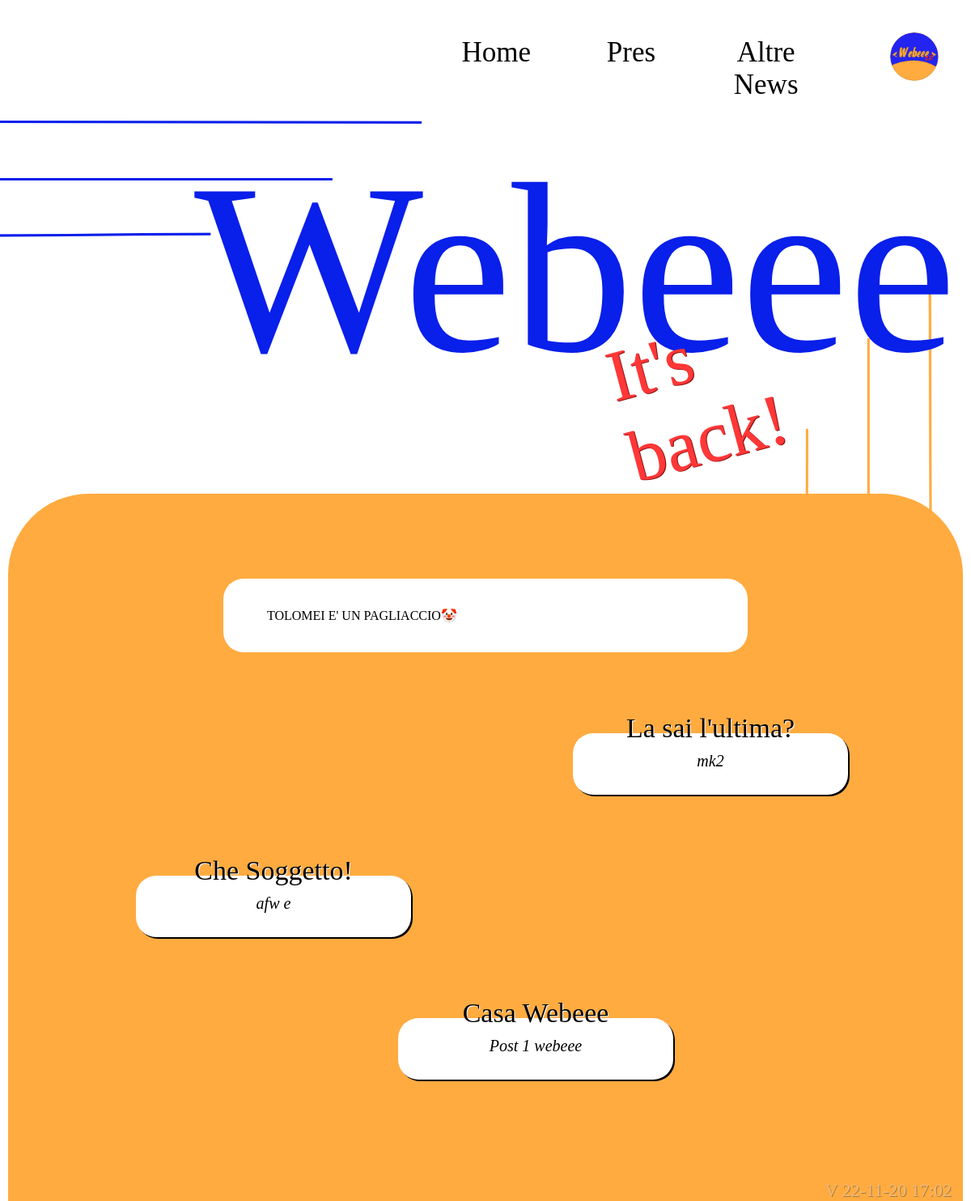
Before: /h (signed in) with the older database file.
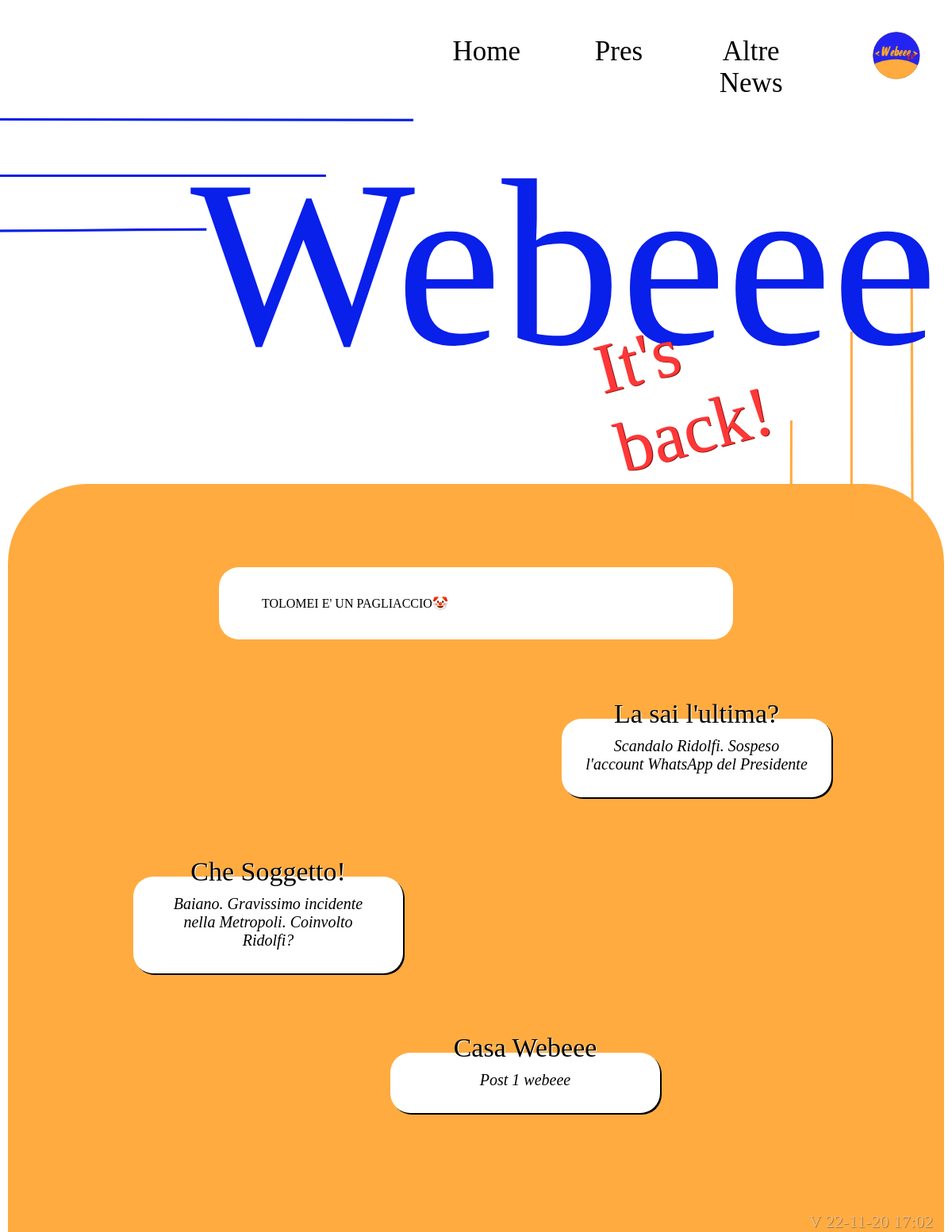
After: the same page with the newer database file.
### blog/models.py (models this page shows, shortened)
class User(UserMixin, db.Model):
    id = db.Column(db.Integer, primary_key=True)
    created_at = db.Column(db.DateTime, default=datetime.now)
    username = db.Column(db.String(12), unique=True, nullable=False)
    email = db.Column(db.String(50), unique=True, nullable=False)
    password = db.Column(db.String(150), nullable=False)
    role = db.Column(db.String(50), default="testimonial")
    icon = db.Column(db.String(120))
    pres_post = db.relationship('PresPost', backref='author', lazy='dynamic')
    other_post = db.relationship('Wpost', backref='author', lazy='dynamic')

class PresPost(db.Model):
    id = db.Column(db.Integer, primary_key=True)
    user_id = db.Column(db.Integer(), db.ForeignKey('user.id'), nullable=False)
    created_at = db.Column(db.DateTime, default=datetime.now)
    title = db.Column(db.String(120), nullable=False)
    slug = db.Column(db.String(250))
    description = db.Column(db.String(120))
    body1 = db.Column(db.Text, nullable=False)
    body2 = db.Column(db.Text)
    body3 = db.Column(db.Text)
    body4 = db.Column(db.Text)
    body5 = db.Column(db.Text)
    testimonial1 = db.Column(db.Text)
    testimonial2 = db.Column(db.Text)
    testimonial3 = db.Column(db.Text)
    cover = db.Column(db.String(120))
    image1 = db.Column(db.String(120))
    image2 = db.Column(db.String(120))
    image3 = db.Column(db.String(120))

class Wpost(db.Model):
    id = db.Column(db.Integer, primary_key=True)
    user_id = db.Column(db.Integer(), db.ForeignKey('user.id'), nullable=False)
    created_at = db.Column(db.DateTime, default=datetime.now)
    title = db.Column(db.String(120), nullable=False)
    slug = db.Column(db.String(250))
    description = db.Column(db.String(120))
    body1 = db.Column(db.Text, nullable=False)
    testimonial = db.Column(db.Text)
    body2 = db.Column(db.Text)
    cover = db.Column(db.String(120))
    image1 = db.Column(db.String(120))

### blog/routes.py (the view)
@app.route("/h")
def home():
    from random import randint
    LAST_W = Wpost.query.all()[-1]
    try: LAST = PresPost.query.all()[-1]
    except: LAST = PresPost.query.filter_by(id=1).first()
    first = PresPost.query.first()
    try: rand_n = randint(first.id, (LAST.id-1))
    except: rand_n = 1
    RANDOM = PresPost.query.filter_by(id=rand_n).first()
    from version import recorded_version
    version = recorded_version()
    return render_template("home.html", last=LAST, random=RANDOM, last_w=LAST_W, version=version)

### blog/models.py (called while the page is built)
@login_manager.user_loader
def load_user(id):
    return User.query.get(int(id))

### version.py (called while the page is built)
def recorded_version():
    with open(VERSION, "r") as f:
        last_v = f.read()
        return last_v

### blog/templates/home.html (shortened to what this page needs)
{% if request.path == "/" %}
    <h1>WEBEEEE</h1>
    <br>
    <h2>-Home-</h2>
    <br>
    <h4>EHY, QUESTO SITO E' IN MUTANDE!</h4>
    <h5>Il nuovo progetto è ancora in fase di lavorazione, ma il team di webeee promette
        di essere costante nello sviluppo e nel miglioramento di questo fantasico blog.</h5>
    <h6>Nel frattempo, cerca di indovinare la password per diventare un vero <i>hackerino</i> :)</h6>
    <form action="password" method="post">
        <input type="password" name="pw_input">
        <br>
        <input type="submit" value="Check password" id="password">
        <br>
        {% for message in get_flashed_messages() %}
            <p>{{message}}</p>
        {% endfor %}
    </form>
{% else %}
{% extends "base.html" %}
<div class="PC">{% block pc_content %}
    <div class="version">{{version}}</div>
    <img class="home-back"
        src=" {{ url_for('static', filename='img/build/home_back.png') }} " alt="BACKGROUND">
    <div class="home-title-sec">
        <div class="home-title">Webeee</div>
        <div class="home-subtitle">It's back!</div>
    </div>
    <div class="home-page">
        <div class="home-intro">
            <p>TOLOMEI E' UN PAGLIACCIO🤡</p>
        </div>
        <div class="home-adv">
            <a class="home-frame f1"
            href="{{ url_for('pres_article', post_slug=last.slug) }}">
                <p class="home-frame-title">La sai l'ultima?</p>
                <div class="home-article">{{last.title}}</div>
            </a>
            <a class="home-frame f2"
            href="{{ url_for('pres_article', post_slug=random.slug) }}">
                <p class="home-frame-title">Che Soggetto!</p>
                <div class="home-article">{{random.title}}</div>
            </a>
            <a class="home-frame f3"
            href="{{ url_for('webeee_article', post_slug=last_w.slug) }}">
                <p class="home-frame-title">Casa Webeee</p>
                <div class="home-article"">{{last_w.title}} </div>
            </a>
        </div>
    </div>
{% endblock %}</div>
{% endif %}

### blog/templates/base.html (shortened to what this page needs)
<!DOCTYPE html>
<html lang="it">
<head>
    <link rel="stylesheet" href="{{ url_for('static', filename='style.css') }}">
</head>
<body>
<div class="menu">
    <img class="menu-icon-1" alt="icon" id="ICON" onclick="open_menu()"
        {% if current_user.is_authenticated %}
            {% if not current_user.icon %}
            title="Pagliaccio, perché non metti la foto?"
            src="{{ url_for('static', filename='img/build/user_not_loaded.png') }}"
            {% else %} src=" {{ url_for('static', filename='img/posts/' + current_user.icon) }}"{% endif %}
        {% else %} src="{{ url_for('static', filename='img/build/logo.png') }}"{% endif %}>
    <div class="menu-container">
        <a class="menu-tab" href=" {{ url_for('home') }} ">Home</a>
        <a class="menu-tab" href=" {{ url_for('pres') }} ">Pres</a>
        <a class="menu-tab" href="#">Altre News</a>
    </div>
</div>
<div class="PC">{% block pc_content %}{% endblock %}</div>
</body>
</html>

### blog/static/style.css (style rules this page uses)
:root { --font_webeee: "SHELMAN"; --font_itsback: "Freehand575 BT"; --font_title: "Forte"; --font_menu: "Mistral"; --font_account: "Freehand521 BT"; --font_article: "Brush Script MT"; --font_text: "Gabriola"; --font_bold: "JOAN"; --font_error: "Chiller"; --text_primary_color: black; --text_secondary_color: white; --ambeee: #FFAB40; --ambeee2: #B87711; --blueee: #091FEA; --blueee2: #1E1EB7; --red: #FF3737; --red2: #8F1111; --link: #13FF22; --green: #07987D; --green2: #036855; --grey: #D5D3D3; --grey2: #313131; --back_primary: white; --back_secondary: black; }
body { margin: 0; }
a { text-decoration: none; color:var(--text_primary_color); }
@media screen and (min-width: 1024px) { .PC { display: block; } }
@media screen and (min-width: 1024px) { .menu { margin: 20px 20px 0; z-index: 4; display: flex; flex-direction: row-reverse; color: var(--text_primary_color); font-family: var(--font_menu); } }
@media screen and (min-width: 1024px) { .menu-icon-1 { width: 60px; height: 60px; margin: 20px; cursor: pointer; border-radius: 50px; } }
@media screen and (min-width: 1024px) { .menu-container { width: 500px; margin: 25px 50px 0; display: flex; flex-direction: row; } }
@media screen and (min-width: 1024px) { .menu-tab { width: 200px; margin: 0 20px; font-size: 35px; text-align: center; } }
@media screen and (min-width: 1024px) { .home-back { width: 96%; margin: 2% 0 0; } }
@media screen and (min-width: 1024px) { .home-title-sec { position: absolute; width: 60%; margin: -500px 20% 0; } }
@media screen and (min-width: 1024px) { .home-title { font-size: 300px; color: var(--blueee); font-family: var(--font_webeee); text-align: center; } }
@media screen and (min-width: 1024px) { .home-subtitle { width: 300px; margin: -130px 0 0 520px; font-size: 90px; font-family: var(--font_itsback); color: var(--red); text-shadow: 1px 1px 0px #8F1111; transform: rotate(345deg); animation-name: ItsBack; animation-duration: 1.5s; animation-iteration-count: infinite; animation-timing-function: linear; } }
@media screen and (min-width: 1024px) { .home-page { margin: -50px 10px 0; padding: 100px 50px; border-radius: 100px 100px 0 0; background-color: var(--ambeee); } }
@media screen and (min-width: 1024px) { .home-intro { width: 50%; margin: 5px 20%; padding: 20px 5%; border-radius: 25px; background-color: var(--back_primary); } }
@media screen and (min-width: 1024px) { .home-adv { display: flex; flex-direction: column; margin: 50px 0 0 0; } }
@media screen and (min-width: 1024px) { .home-frame { width: 300px; margin: 50px 0; padding: 20px; text-decoration: none; border-radius: 25px; background-color: var(--back_primary); box-shadow: 2px 2px 0 var(--back_secondary); } }
@media screen and (min-width: 1024px) { .home-frame-title { margin: -45px 0 0 0; font-size: 34px; text-align: center; font-family: var(--font_title); color: var(--text_primary_color); text-shadow: 1px 1px 0 var(--text_secondary_color); } }
@media screen and (min-width: 1024px) { .home-article { margin: 10px; font-size: 20px; font-style: italic; text-align: center; } }
@media screen and (min-width: 1024px) { .f1 { margin: 50px 10% 50px 60%; } }
@media screen and (min-width: 1024px) { .f2 { margin: 50px 60% 50px 10%; } }
@media screen and (min-width: 1024px) { .f3 { margin: 50px 30% 50px 40%; } }
@media screen and (min-width: 1024px) { .version { position: fixed; margin: 0 2%; right: 0; bottom: 0; color: var(--grey); font-size: 22px; opacity: 40%; font-family: var(--font_title); text-shadow: 1px 1px var(--grey2); } }

Changed rows visible on the page:
removed PresPost: title "mk2"
removed PresPost: title "afw e"
added PresPost: title "Scandalo Ridolfi. Sospeso l'account WhatsApp del Presidente"
added PresPost: title "Baiano. Gravissimo incidente nella Metropoli. Coinvolto Ridolfi?"
